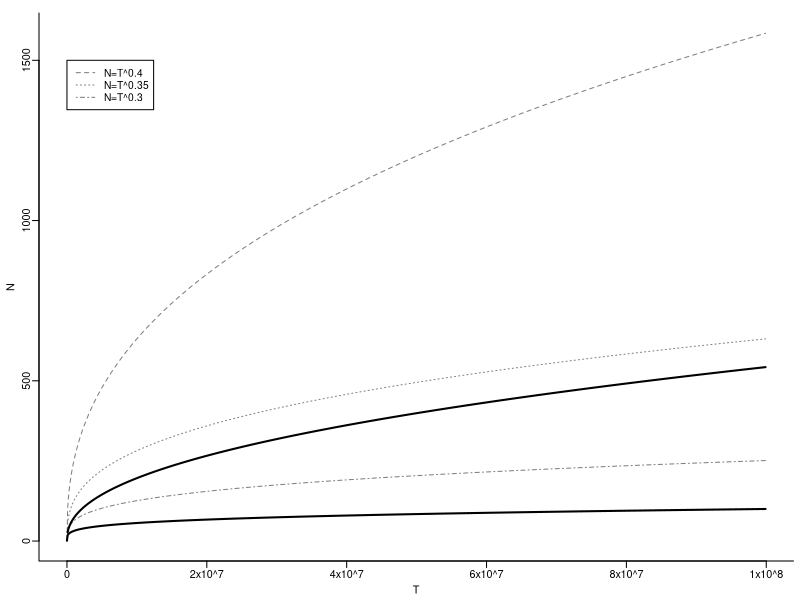

Write R code to recreate this figure.

## ======================================================================
## Script: Figure3_code.R
## Purpose: Plot choices of N for different T
## ======================================================================

pdf(file="figures/Figure3_NT_plot.pdf", width=5, height=2.5)

par(mfrow=c(1,1), cex=0.65, mar=c(3,3,1,0.5), mgp=c(1.7,0.5,0), bty="L")

n = seq(1, 100000000, 100000)
plot(
  n,
  n ^ .4,
  type = "l",
  xlab = "T",
  ylab = "N",
  lty = 2,
  xaxt = "n",
  col = "gray50"
)
lines(n, n ^ 0.35, lty = 3, col = "gray50")
lines(n, n ^ 0.3, lty = 4, col = "gray50")
lines(n, n ^ 0.25, col = "black", lwd = 2)
lines(n, n ^ 0.5 / log(n), col = "black", lwd = 2)

legend(
  1,
  1500,
  legend = c("N=T^0.4", "N=T^0.35", "N=T^0.3"),
  lty = 2:4,
  cex = 0.95,
  col = "gray50"
)

axis(
  1,
  c(0, 20000000, 40000000, 60000000, 80000000, 100000000),
  c(
    "0",
    paste0("2x", expression(10 ^ 7)),
    paste0("4x", expression(10 ^ 7)),
    paste0("6x", expression(10 ^ 7)),
    paste0("8x", expression(10 ^ 7)),
    paste0("1x", expression(10 ^ 8))
  ),
  cex = 0.65
)


dev.off()
